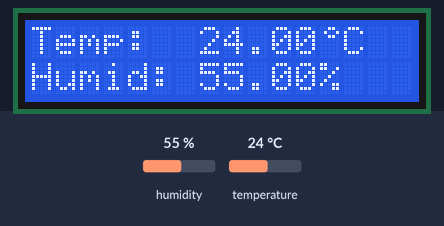
Simulated run of this sketch. Board: Arduino Uno, built with avr-gcc and run on an emulated ATmega328P. On the bench: 16×2 character LCD. Inputs (shaded band) come from the test bench; at power-on: humidity 55 %, temperature 24 °C.

Above: at 1.2 s.
1.3 s: humidity set to 22 %
At 2.8 s:
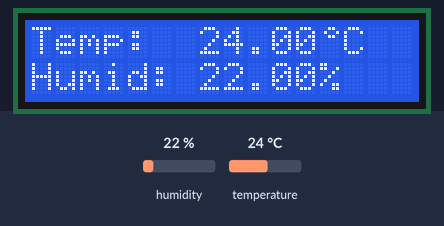
6.6 s: temperature set to 12 °C
At 9.0 s:
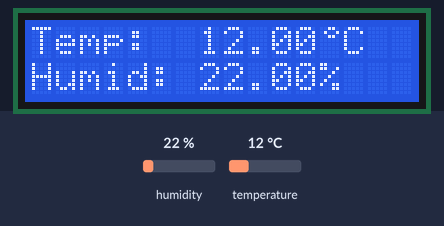
9.7 s: humidity set to 40 %
At 11.0 s:
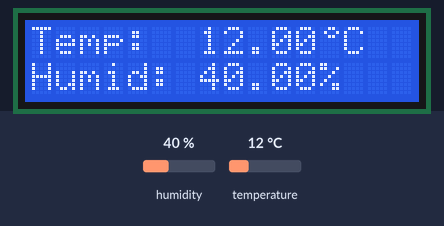
12.4 s: temperature set to 19 °C
At 14.7 s:
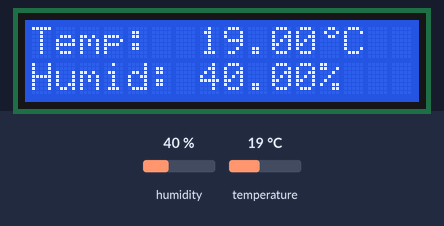
Timing chart, 0 to 16.2 s (numbered marks = the images above; inputs shaded):
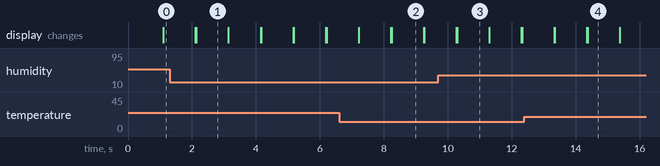

Measured:
- after the input at 1.3 s, the display: first differs from a run without the input after 0.83 s (image 1)
- after the input at 6.6 s, the display: first differs from a run without the input after 1.7 s (image 2)
- after the input at 9.7 s, the display: first differs from a run without the input after 0.59 s (image 3)
- after the input at 12.4 s, the display: first differs from a run without the input after 2.0 s (image 4)
- what the display in image 1 shows lasts 1.0 s, from 2.1 s to 3.1 s

The sketch:

dht_lcd.ino
```cpp
//DHT11 + LCD

#include <LiquidCrystal.h>
#include "DHT.h"

#define DHTPIN A1 // pino que estamos conectado
#define DHTTYPE DHT11 // DHT 11
DHT dht(DHTPIN, DHTTYPE);
//Define os pinos que serão utilizados para ligação ao display
LiquidCrystal lcd(12, 11, 5, 4, 3, 2);

byte a[8]= {B00110,B01001,B00110,B00000,B00000,B00000,B00000,B00000,};

void setup()
{
  //Define o número de colunas e linhas do LCD
  lcd.begin(16, 2);
  Serial.begin(9600);
  dht.begin();
  lcd.clear();

}

void loop()
{
  float h = dht.readHumidity();
  float t = dht.readTemperature();


  //°C

  if (isnan(t) || isnan(h))
  {
     lcd.setCursor(0, 0);
     lcd.print("Failed DHT");
     Serial.println("Failed to read from DHT");
  }
  else
  {
    lcd.setCursor(0, 0);
    lcd.print("Temp:");
    lcd.setCursor(12, 0);
    lcd.createChar(1, a);
    lcd.setCursor(12,0);
    lcd.write(1);
    lcd.setCursor(13,0);
    lcd.write("C");

    lcd.setCursor(0, 1);
    lcd.print("Humid:");
    lcd.setCursor(7, 0);
    lcd.print(t);
    lcd.setCursor(7, 1);
    lcd.print(h);
    lcd.setCursor(12, 1);
    lcd.print("%");
  }
  delay(1000);
  lcd.clear();
}
```
